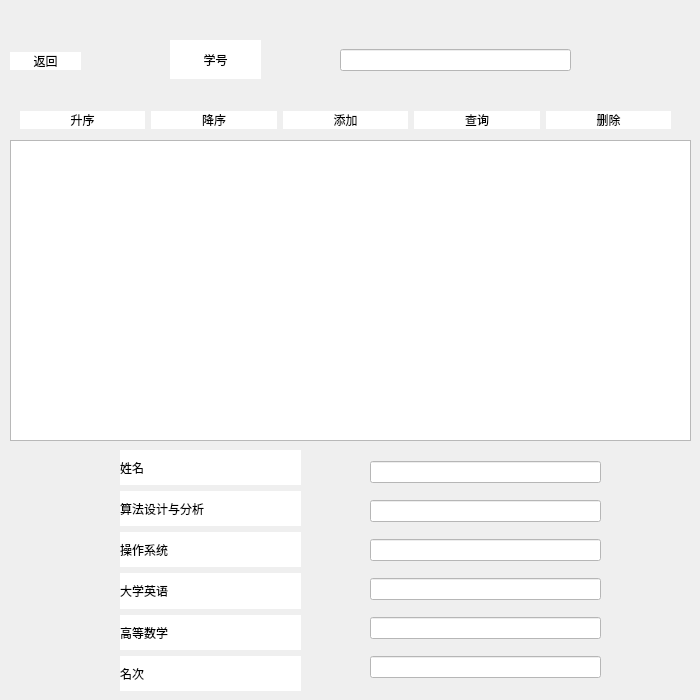
<?xml version="1.0" encoding="UTF-8"?>
<ui version="4.0">
 <class>stuSqlDialog</class>
 <widget class="QDialog" name="stuSqlDialog">
  <property name="geometry">
   <rect>
    <x>0</x>
    <y>0</y>
    <width>700</width>
    <height>700</height>
   </rect>
  </property>
  <property name="maximumSize">
   <size>
    <width>700</width>
    <height>700</height>
   </size>
  </property>
  <property name="windowTitle">
   <string>Dialog</string>
  </property>
  <property name="styleSheet">
   <string notr="true">QDialog#stuSqlDialog{
background-image: url(:/image/2.jpg);}

QDialog#stuSqlDialog QPushButton{
  border:none;
  border-radius:10px;
  background-color: rgb(255, 255, 255);
  color: rgb(0, 0, 0);
  font: 8pt &quot;Microsoft YaHei UI&quot;;   

}
 QDialog#stuSqlDialog  QPushButton:hover{
  
	background-color: rgb(177, 255, 255);
}
 QDialog#stuSqlDialog QLabel{
	color: rgb(0, 0, 0);
	font: 8pt &quot;Microsoft YaHei UI&quot;;
	background-color: rgb(255, 255, 255);
}
QDialog#stuSqlDialog QLineEdit{
	color: rgb(0, 0, 0);
	font: 10pt &quot;Microsoft YaHei UI&quot;;
	background-color: rgb(255, 255, 255);
}
</string>
  </property>
  <widget class="QTableView" name="tableView">
   <property name="geometry">
    <rect>
     <x>10</x>
     <y>140</y>
     <width>681</width>
     <height>301</height>
    </rect>
   </property>
  </widget>
  <widget class="QWidget" name="verticalLayoutWidget">
   <property name="geometry">
    <rect>
     <x>120</x>
     <y>450</y>
     <width>181</width>
     <height>241</height>
    </rect>
   </property>
   <layout class="QVBoxLayout" name="verticalLayout">
    <item>
     <widget class="QLabel" name="label_6">
      <property name="text">
       <string>姓名</string>
      </property>
     </widget>
    </item>
    <item>
     <widget class="QLabel" name="label_5">
      <property name="text">
       <string>算法设计与分析</string>
      </property>
     </widget>
    </item>
    <item>
     <widget class="QLabel" name="label_4">
      <property name="text">
       <string>操作系统</string>
      </property>
     </widget>
    </item>
    <item>
     <widget class="QLabel" name="label_7">
      <property name="text">
       <string>大学英语</string>
      </property>
     </widget>
    </item>
    <item>
     <widget class="QLabel" name="label_3">
      <property name="text">
       <string>高等数学</string>
      </property>
     </widget>
    </item>
    <item>
     <widget class="QLabel" name="label_8">
      <property name="text">
       <string>名次</string>
      </property>
     </widget>
    </item>
   </layout>
  </widget>
  <widget class="QWidget" name="horizontalLayoutWidget">
   <property name="geometry">
    <rect>
     <x>10</x>
     <y>10</y>
     <width>71</width>
     <height>111</height>
    </rect>
   </property>
   <layout class="QHBoxLayout" name="horizontalLayout">
    <property name="spacing">
     <number>4</number>
    </property>
    <property name="bottomMargin">
     <number>9</number>
    </property>
    <item>
     <widget class="QPushButton" name="BackBtn">
      <property name="text">
       <string>返回</string>
      </property>
     </widget>
    </item>
   </layout>
  </widget>
  <widget class="QWidget" name="horizontalLayoutWidget_2">
   <property name="geometry">
    <rect>
     <x>340</x>
     <y>40</y>
     <width>231</width>
     <height>41</height>
    </rect>
   </property>
   <layout class="QHBoxLayout" name="horizontalLayout_2">
    <item>
     <widget class="QLineEdit" name="numberLE"/>
    </item>
   </layout>
  </widget>
  <widget class="QWidget" name="verticalLayoutWidget_2">
   <property name="geometry">
    <rect>
     <x>370</x>
     <y>450</y>
     <width>231</width>
     <height>241</height>
    </rect>
   </property>
   <layout class="QVBoxLayout" name="verticalLayout_2">
    <item>
     <widget class="QLineEdit" name="nameLE"/>
    </item>
    <item>
     <widget class="QLineEdit" name="suanfaLE"/>
    </item>
    <item>
     <widget class="QLineEdit" name="czxtLE"/>
    </item>
    <item>
     <widget class="QLineEdit" name="englishLE"/>
    </item>
    <item>
     <widget class="QLineEdit" name="mathLE"/>
    </item>
    <item>
     <widget class="QLineEdit" name="mingcile"/>
    </item>
   </layout>
  </widget>
  <widget class="QWidget" name="horizontalLayoutWidget_3">
   <property name="geometry">
    <rect>
     <x>20</x>
     <y>80</y>
     <width>651</width>
     <height>81</height>
    </rect>
   </property>
   <layout class="QHBoxLayout" name="horizontalLayout_3">
    <item>
     <widget class="QPushButton" name="UpSortBtn">
      <property name="text">
       <string>升序</string>
      </property>
     </widget>
    </item>
    <item>
     <widget class="QPushButton" name="DownSortBtn">
      <property name="text">
       <string>降序</string>
      </property>
     </widget>
    </item>
    <item>
     <widget class="QPushButton" name="AddBtn">
      <property name="text">
       <string>添加</string>
      </property>
     </widget>
    </item>
    <item>
     <widget class="QPushButton" name="SearchBtn">
      <property name="text">
       <string>查询</string>
      </property>
     </widget>
    </item>
    <item>
     <widget class="QPushButton" name="DelBtn">
      <property name="text">
       <string>删除</string>
      </property>
     </widget>
    </item>
   </layout>
  </widget>
  <widget class="QLabel" name="label">
   <property name="geometry">
    <rect>
     <x>170</x>
     <y>40</y>
     <width>91</width>
     <height>39</height>
    </rect>
   </property>
   <property name="text">
    <string>学号</string>
   </property>
   <property name="alignment">
    <set>Qt::AlignCenter</set>
   </property>
  </widget>
 </widget>
 <resources/>
 <connections/>
</ui>
